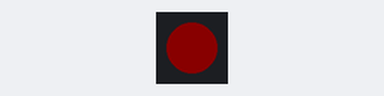
The program below on a simulated ESP32-S3. Parts: 1 RGB LEDs in strip order, left to right. Dim RGB values are drawn brighter than linear.

Above: at 0.5 s.
At 1.5 s:
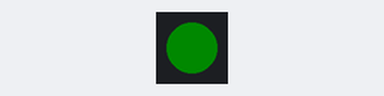
At 5.5 s:
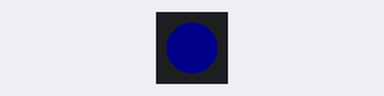
Timing chart, 0 to 6.9 s (numbered marks = the images above):
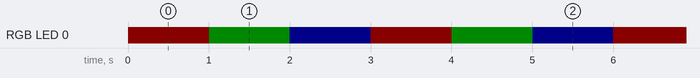

Measured:
- by itself, RGB LED 0: repeats every 3.0 s: RGB(0, 10, 0) 1.0 s, RGB(0, 0, 10) 1.0 s, RGB(10, 0, 0) 1.0 s
- by itself, everything shown: repeats every 3.0 s, in 3 steps

The program:

main.cpp
```cpp
/*
 * Blink
 * Turns on an LED on for one second,
 * then off for one second, repeatedly.
 */

#include <Arduino.h>

#define FASTLED_INTERNAL // This is vital to add before FastLED include or the compiler outputs a harmless but annoying message about unused SPI pins
#include <FastLED.h>

#define LED_PIN 48
#define NUM_LEDS 1

#define ON 10 // dim brightness for LEDs, max is 255
#define OFF 0 // OFF brightness for LEDs

int delay_time = 1000;

CRGB leds[NUM_LEDS];

void setup()
{

	// FastLED.addLeds<WS2812, DATA_PIN, RGB>(leds, NUM_LEDS);  // GRB ordering is typical
	FastLED.addLeds<WS2812B, LED_PIN, GRB>(leds, NUM_LEDS);
}

void loop()
{
	// Use CRGB::Blue; //Blue using auto-complete, just start typing a colour, or numbers from 0-255
	// Can also use digitalWrite (RGB_BUILTIN, HIGH) for a white colour, or LOW for OFF
	leds[0] = CRGB(ON, OFF, OFF); // Red
	FastLED.show();
	delay(delay_time);

	leds[0] = CRGB(OFF, ON, OFF); // Green
	FastLED.show();
	delay(delay_time);

	leds[0] = CRGB(OFF, OFF, ON); // Blue
	// leds[0] = CRGB::Blue; //Blue using auto-complete, just start typing a colour
	FastLED.show();
	delay(delay_time);
}
```
